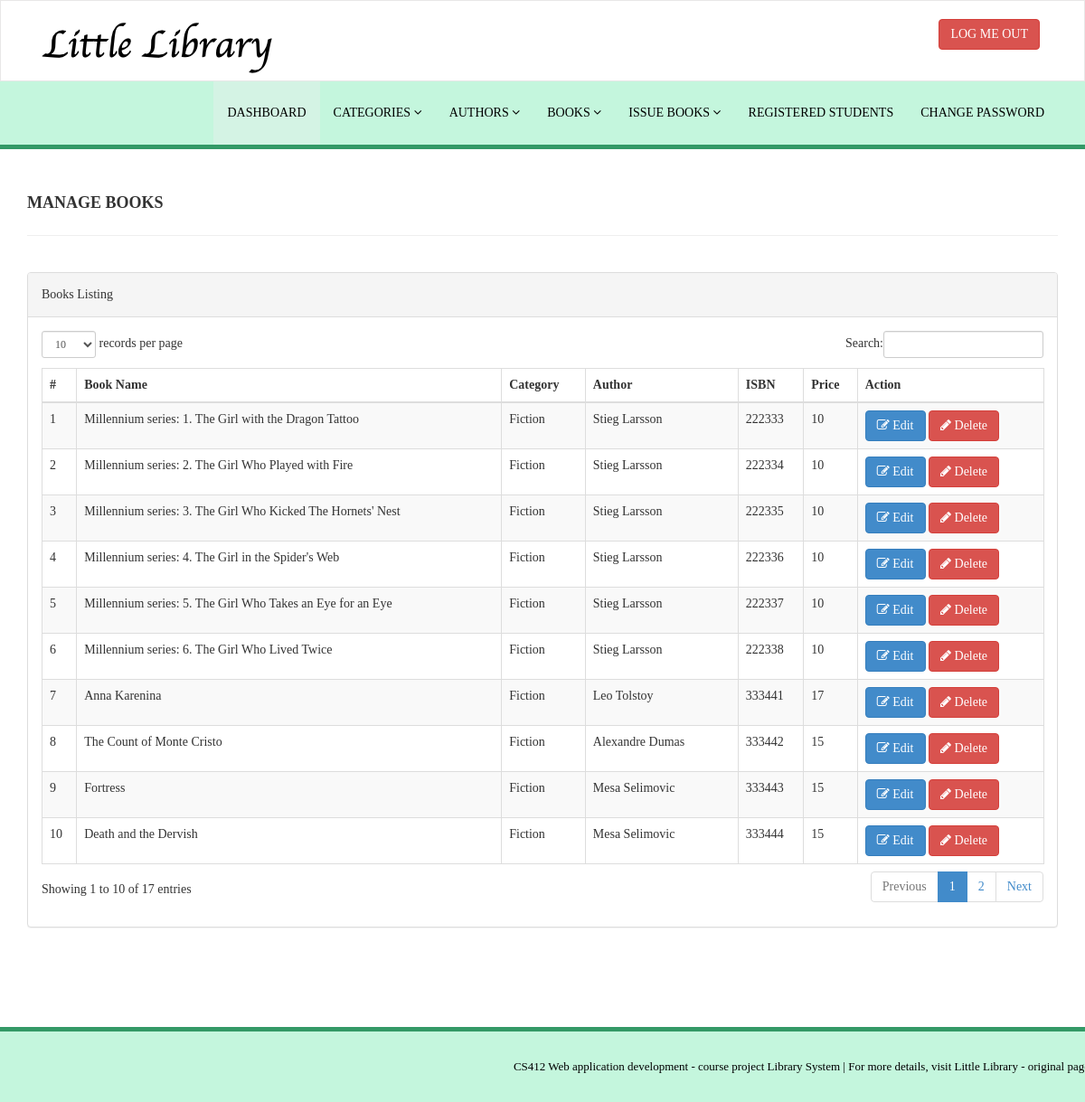
The app's page /library/admin/manage-books.php (signed in) with its own data.
### tables this page shows
CREATE TABLE `tblbooks` (
  `id` int(11) NOT NULL,
  `BookName` varchar(255) DEFAULT NULL,
  `CatId` int(11) DEFAULT NULL,
  `AuthorId` int(11) DEFAULT NULL,
  `ISBNNumber` int(11) DEFAULT NULL,
  `BookPrice` int(11) DEFAULT NULL,
  `RegDate` timestamp NULL DEFAULT CURRENT_TIMESTAMP,
  `LastUpdated` timestamp NULL DEFAULT NULL ON UPDATE CURRENT_TIMESTAMP
);

CREATE TABLE `tblcategory` (
  `id` int(11) NOT NULL,
  `CategoryName` varchar(150) DEFAULT NULL,
  `Status` int(1) DEFAULT NULL,
  `CreationDate` timestamp NULL DEFAULT CURRENT_TIMESTAMP,
  `UpdationDate` timestamp NULL DEFAULT '0000-00-00 00:00:00' ON UPDATE CURRENT_TIMESTAMP
);

CREATE TABLE `tblauthors` (
  `id` int(11) NOT NULL,
  `AuthorName` varchar(159) DEFAULT NULL,
  `Added` timestamp NULL DEFAULT CURRENT_TIMESTAMP,
  `LastUpdated` timestamp NULL DEFAULT NULL ON UPDATE CURRENT_TIMESTAMP
);

### library/admin/manage-books.php (the view, shortened to what this page needs)
<?php
include('includes/config.php');
if(strlen($_SESSION['alogin'])==0)
    {
header('location:index.php');
}
else{
    ?>
<!DOCTYPE html>
<html xmlns="http://www.w3.org/1999/xhtml">
<head>
    <link href="assets/css/bootstrap.css" rel="stylesheet" />
    <link href="assets/css/font-awesome.css" rel="stylesheet" />
    <link href="assets/js/dataTables/dataTables.bootstrap.css" rel="stylesheet" />
    <link href="assets/css/style.css" rel="stylesheet" />
    <link href="assets/css/cstyle.css" rel="stylesheet" />
</head>
<body>
<?php include('includes/header.php');?>
    <div class="content-wrapper">
         <div class="container">
        <div class="row pad-botm">
            <div class="col-md-12">
                <h4 class="header-line">Manage Books</h4>
    </div>
     <div class="row">
</div>
        </div>
            <div class="row">
                <div class="col-md-12">
                    <div class="panel panel-default">
                        <div class="panel-heading">
                           Books Listing
                        </div>
                        <div class="panel-body">
                            <div class="table-responsive">
                                <table class="table table-striped table-bordered table-hover" id="dataTables-example">
                                    <thead>
                                        <tr>
                                            <th>#</th>
                                            <th>Book Name</th>
                                            <th>Category</th>
                                            <th>Author</th>
                                            <th>ISBN</th>
                                            <th>Price</th>
                                            <th>Action</th>
                                        </tr>
                                    </thead>
                                    <tbody>
<?php $sql = "SELECT tblbooks.BookName,tblcategory.CategoryName,tblauthors.AuthorName,tblbooks.ISBNNumber,tblbooks.BookPrice,tblbooks.id as bookid from  tblbooks join tblcategory on tblcategory.id=tblbooks.CatId join tblauthors on tblauthors.id=tblbooks.AuthorId";
$query = $dbh -> prepare($sql);
$query->execute();
$results=$query->fetchAll(PDO::FETCH_OBJ);
$cnt=1;
if($query->rowCount() > 0)
{
foreach($results as $result)
{               ?>
                                        <tr class="odd gradeX">
                                            <td class="center"><?php echo htmlentities($cnt);?></td>
                                            <td class="center"><?php echo htmlentities($result->BookName);?></td>
                                            <td class="center"><?php echo htmlentities($result->CategoryName);?></td>
                                            <td class="center"><?php echo htmlentities($result->AuthorName);?></td>
                                            <td class="center"><?php echo htmlentities($result->ISBNNumber);?></td>
                                            <td class="center"><?php echo htmlentities($result->BookPrice);?></td>
                                            <td class="center">
                                            <a href="edit-book.php?bookid=<?php echo htmlentities($result->bookid);?>"><button class="btn btn-primary"><i class="fa fa-edit "></i> Edit</button>
                                          <a href="manage-books.php?del=<?php echo htmlentities($result->bookid);?>" onclick="return confirm('Are you sure you want to delete?');"" >  <button class="btn btn-danger"><i class="fa fa-pencil"></i> Delete</button>
                                            </td>
                                        </tr>
 <?php $cnt=$cnt+1;}} ?>
                                    </tbody>
                                </table>
                            </div>
                        </div>
                    </div>
                </div>
            </div>
    </div>
    </div>
  <?php include('includes/footer.php');?>
</body>
</html>
<?php } ?>

### library/admin/includes/header.php (shortened to what this page needs)
<div class="navbar navbar-inverse set-radius-zero" >
        <div class="container">
            <div class="navbar-header">
                <a class="navbar-brand">
                    <img src="assets/img/ll.png" />
                </a>
            </div>
            <div class="right-div">
                <a href="logout.php" class="btn btn-danger pull-right">LOG ME OUT</a>
            </div>
        </div>
    </div>
    <section class="menu-section">
        <div class="container">
            <div class="row ">
                <div class="col-md-12">
                    <div class="navbar-collapse collapse ">
                        <ul id="menu-top" class="nav navbar-nav navbar-right">
                            <li><a href="dashboard.php" class="menu-top-active">DASHBOARD</a></li>
                            <li>
                                <a href="#" class="dropdown-toggle" id="ddlmenuItem" data-toggle="dropdown"> Categories <i class="fa fa-angle-down"></i></a>
                            </li>
                            <li>
                                <a href="#" class="dropdown-toggle" id="ddlmenuItem" data-toggle="dropdown"> Authors <i class="fa fa-angle-down"></i></a>
                            </li>
 <li>
                                <a href="#" class="dropdown-toggle" id="ddlmenuItem" data-toggle="dropdown"> Books <i class="fa fa-angle-down"></i></a>
                            </li>
                           <li>
                                <a href="#" class="dropdown-toggle" id="ddlmenuItem" data-toggle="dropdown"> Issue Books <i class="fa fa-angle-down"></i></a>
                            </li>
                             <li><a href="reg-students.php">Registered Students</a></li>
  <li><a href="change-password.php">Change Password</a></li>
                        </ul>
                    </div>
                </div>
            </div>
        </div>
    </section>

### library/admin/includes/footer.php
<section class="footer-section">
     <div class="container">
         <div class="row">
             <div class="col-md-12">
                 CS412 Web application development - course project Library System | For more details, visit <a href="https://fatimavelic.github.io/little-library/index.html">Little Library - original page</a>
             </div>
         </div>
     </div>
 </section>

### library/admin/assets/css/style.css (style rules this page uses)
.set-radius-zero { border-radius:0px; -moz-border-radius:0px; -webkit-border-radius:0px; }
.content-wrapper { margin-top: 40px; min-height:800px; padding-bottom:90px; }
.header-line { font-weight:900; padding-bottom:25px; border-bottom:1px solid #1a0000; text-transform:uppercase; }
.pad-botm { padding-bottom:30px; }
.right-div { float: right; padding: 20px; }
#menu-top a { color:#000; text-decoration:none; font-weight:500; padding: 25px 15px 25px 15px; text-transform:uppercase; }
.menu-section { background-color: #ffe4b3; border-bottom:5px solid #1a0000; width:100% }
.menu-top-active { background-color:#ffe4b3; }
.navbar-inverse { background-color: #FFF; border-color: rgba(155, 153, 153, 0.23); }
.navbar { min-height: 90px; margin-bottom: 0px; }
.footer-section { padding:25px 50px 25px 50px; color:#000; font-size:13px; background-color: #ffe4b3; text-align:right; border-top:5px solid #1a0000; }
.footer-section a, .footer-section a:hover { color:#000; }

### library/admin/assets/css/cstyle.css (style rules this page uses)
body { font-family: 'Times New Roman', sans-serif; line-height:28px; }
.set-radius-zero { border-radius:0px; -moz-border-radius:0px; -webkit-border-radius:0px; }
.content-wrapper { margin-top: 40px; min-height:800px; padding-bottom:90px; }
.header-line { font-weight:900; padding-bottom:25px; border-bottom:1px solid #eeeeee; text-transform:uppercase; }
.pad-botm { padding-bottom:30px; }
.right-div { float: right; padding: 20px; }
#menu-top a { color:#000; text-decoration:none; font-weight:500; padding: 25px 15px 25px 15px; text-transform:uppercase; }
.menu-section { background-color: #c4f6dd; border-bottom:5px solid #339966; width:100% }
.menu-top-active { background-color:#d4f3e4; }
.navbar-inverse { background-color: #FFF; border-color: rgba(155, 153, 153, 0.23); }
.navbar { min-height: 90px; margin-bottom: 0px; }
.footer-section { padding:25px 50px 25px 50px; color:#000; font-size:13px; background-color: #c4f6dd; text-align:right; border-top:5px solid #339966; }
.footer-section a, .footer-section a:hover { color:#000; }

### records on screen
tblbooks: BookName "Millennium series: 1. The Girl with the Dragon Tattoo", tblcategory.CategoryName "Fiction", AuthorId.AuthorName "Stieg Larsson", ISBNNumber "222333", BookPrice "10"
tblbooks: BookName "Millennium series: 2. The Girl Who Played with Fire", tblcategory.CategoryName "Fiction", AuthorId.AuthorName "Stieg Larsson", ISBNNumber "222334", BookPrice "10"
tblbooks: BookName "Millennium series: 3. The Girl Who Kicked The Hornets' Nest", tblcategory.CategoryName "Fiction", AuthorId.AuthorName "Stieg Larsson", ISBNNumber "222335", BookPrice "10"
tblbooks: BookName "Millennium series: 4. The Girl in the Spider's Web", tblcategory.CategoryName "Fiction", AuthorId.AuthorName "Stieg Larsson", ISBNNumber "222336", BookPrice "10"
tblbooks: BookName "Millennium series: 5. The Girl Who Takes an Eye for an Eye", tblcategory.CategoryName "Fiction", AuthorId.AuthorName "Stieg Larsson", ISBNNumber "222337", BookPrice "10"
tblbooks: BookName "Millennium series: 6. The Girl Who Lived Twice", tblcategory.CategoryName "Fiction", AuthorId.AuthorName "Stieg Larsson", ISBNNumber "222338", BookPrice "10"
tblbooks: BookName "Anna Karenina", tblcategory.CategoryName "Fiction", AuthorId.AuthorName "Leo Tolstoy", ISBNNumber "333441", BookPrice "17"
tblbooks: BookName "The Count of Monte Cristo", tblcategory.CategoryName "Fiction", AuthorId.AuthorName "Alexandre Dumas", ISBNNumber "333442", BookPrice "15"
tblbooks: BookName "Fortress", tblcategory.CategoryName "Fiction", AuthorId.AuthorName "Mesa Selimovic", ISBNNumber "333443", BookPrice "15"
tblbooks: BookName "Death and the Dervish", tblcategory.CategoryName "Fiction", AuthorId.AuthorName "Mesa Selimovic", ISBNNumber "333444", BookPrice "15"
